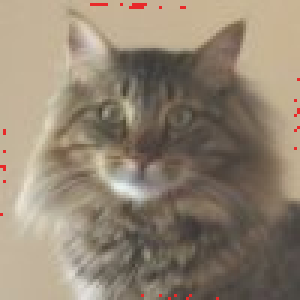
#> input picture wire.png, 100 x 100 px, found by its file name (shown 3 times larger)
$ python 14.py
#> lines starting #> are read from the running program, lines starting #| are printed output that depends on the picture
#!/usr/bin/env python3

# http://www.pythonchallenge.com/pc/return/italy.html
from PIL import Image

im = Image.open("/home/samuel/Descargas/wire.png")
#> im is the input picture: PIL image 100x100 RGB; mean R, G, B 145.7, 132.4, 114.5
data = list(im.getdata())
#> data = 10000 items, first 6: (193, 176, 150), (193, 176, 150), (193, 176, 150), (193, 176, 150), (194, 177, 151), (195, 178, 152)

new_data = [[0 for x in range(100)] for y in range(100)]
n = 100
limit = n-1
start = 0
data_count = 0
while data_count<(n*n):
  for i in range(start,limit+1): #right
    new_data[start][i] = data[data_count]
    data_count += 1

  for j in range(start+1,limit+1): #down
    new_data[j][limit] = data[data_count]
    data_count += 1

  for k in range(limit-1,start-1,-1): #left
    # print((left,k), data_count)
    new_data[limit][k] = data[data_count]
    data_count += 1

  for l in range(limit-1,start,-1): #up
    new_data[l][start] = data[data_count]
    data_count += 1

  # restart vars
  limit -= 1
  start += 1
#> after the loop, data_count = 10000; limit = 49; new_data = 100 items; start = 50

new_data = [item for sublist in new_data for item in sublist] # flatten list of lists
#> new_data has the same summary as data
new_im = Image.new('RGB', (100,100))
#> new_im: PIL image 100x100 RGB; every value is 0
new_im.putdata(new_data)
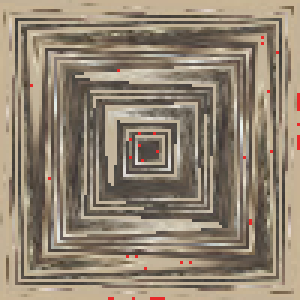
#> new_im: PIL image 100x100 RGB (shown 3 times larger); mean R, G, B 145.7, 132.4, 114.5
new_im.save("wire.png") # It's a cat! Uzi is its name
